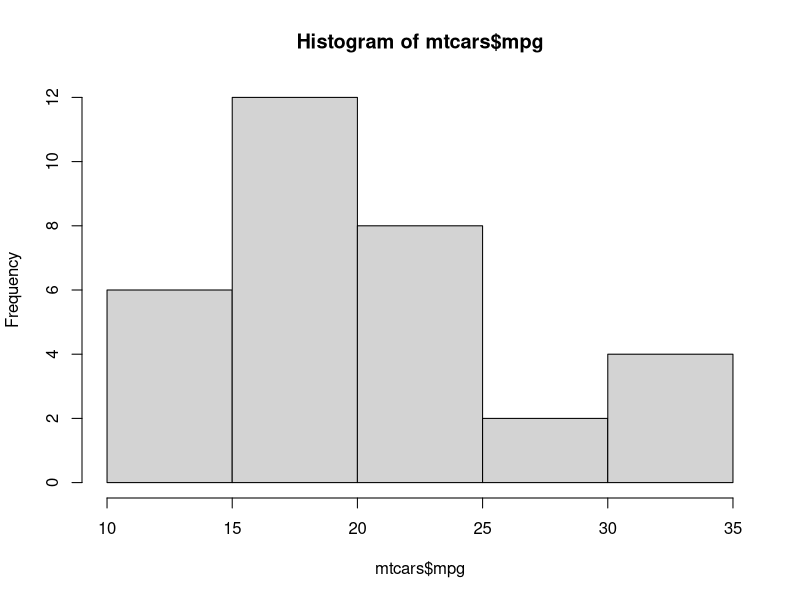
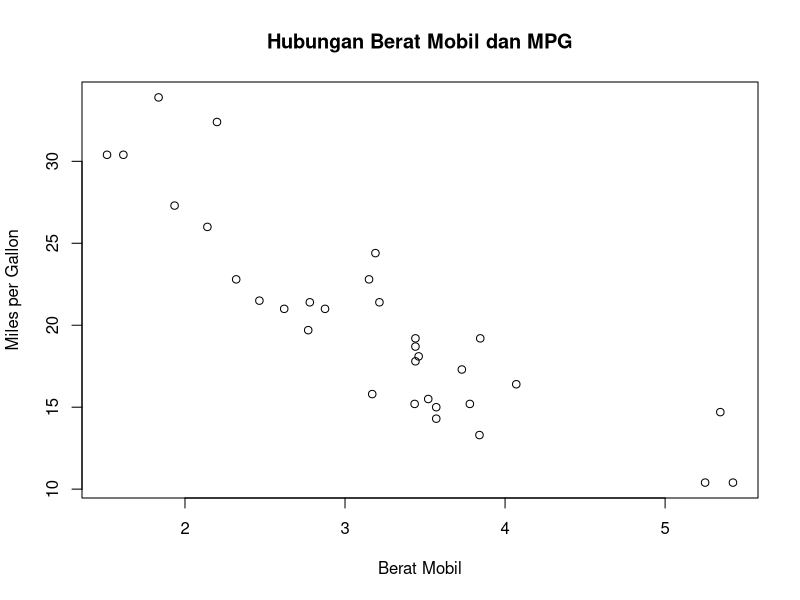

Write R code to recreate these figures, in order.
summary(mtcars)
ratarata<-mean(mtcars$mpg)
n<-length(mtcars)
status <- numeric(n)
for (i in 1:n){
  if (mtcars$mpg[i]>ratarata){
    status[i]<-'tinggi'
  }
  else
    status<-append(status,'rendah')
}

hist(mtcars$mpg)
#menambahkan syntax
head(mtcars)
str(mtcars)
table(mtcars$cyl)
aggregate(mpg ~ cyl, data = mtcars, FUN = median)

plot(mtcars$wt, mtcars$mpg,
     main = "Hubungan Berat Mobil dan MPG",
     xlab = "Berat Mobil",
     ylab = "Miles per Gallon")
